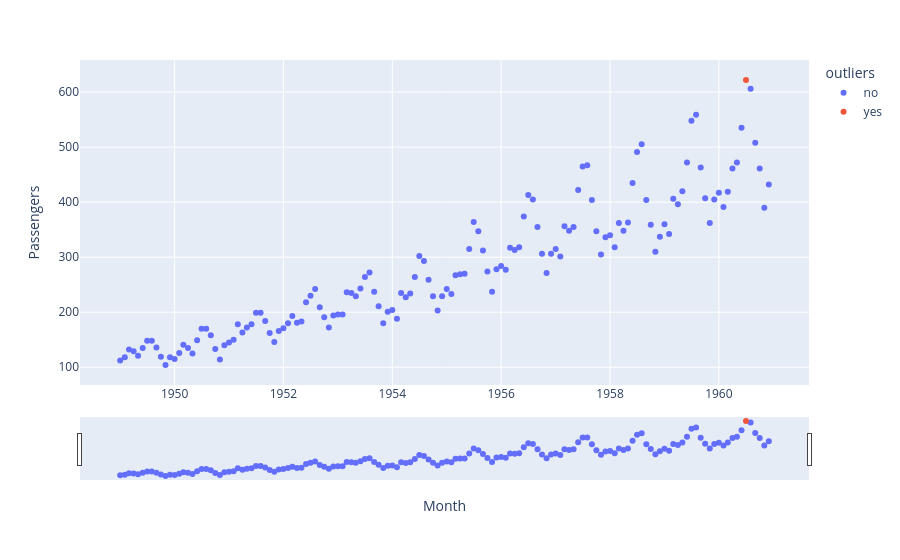

Notebook code cell kept with this figure:
### Code cell
fig = px.scatter(pas.reset_index(), x='Month', y='Passengers', color='outliers')
fig.update_xaxes(
    rangeslider_visible=True,
)
fig.show()

### Figure 1 — Plotly figure (JSON) as saved in the notebook; plotly's stock layout.template omitted (floating-point values rounded to 4 significant figures; data arrays with more than 128 entries replaced by an {"elided": "..."} marker saying what was removed)
{"data": [{"hovertemplate": "outliers=no<br>Month=%{x}<br>Passengers=%{y}<extra></extra>", "legendgroup": "no", "marker": {"color": "#636efa", "symbol": "circle"}, "mode": "markers", "name": "no", "orientation": "v", "showlegend": true, "type": "scatter", "x": {"elided": "143 str values"}, "xaxis": "x", "y": {"elided": "143 int values"}, "yaxis": "y"}, {"hovertemplate": "outliers=yes<br>Month=%{x}<br>Passengers=%{y}<extra></extra>", "legendgroup": "yes", "marker": {"color": "#EF553B", "symbol": "circle"}, "mode": "markers", "name": "yes", "orientation": "v", "showlegend": true, "type": "scatter", "x": ["1960-07-01T00:00:00.000000000"], "xaxis": "x", "y": [622], "yaxis": "y"}], "layout": {"legend": {"title": {"text": "outliers"}, "tracegroupgap": 0}, "margin": {"t": 60}, "xaxis": {"anchor": "y", "domain": [0, 1], "rangeslider": {"visible": true}, "title": {"text": "Month"}}, "yaxis": {"anchor": "x", "domain": [0, 1], "title": {"text": "Passengers"}}}}
